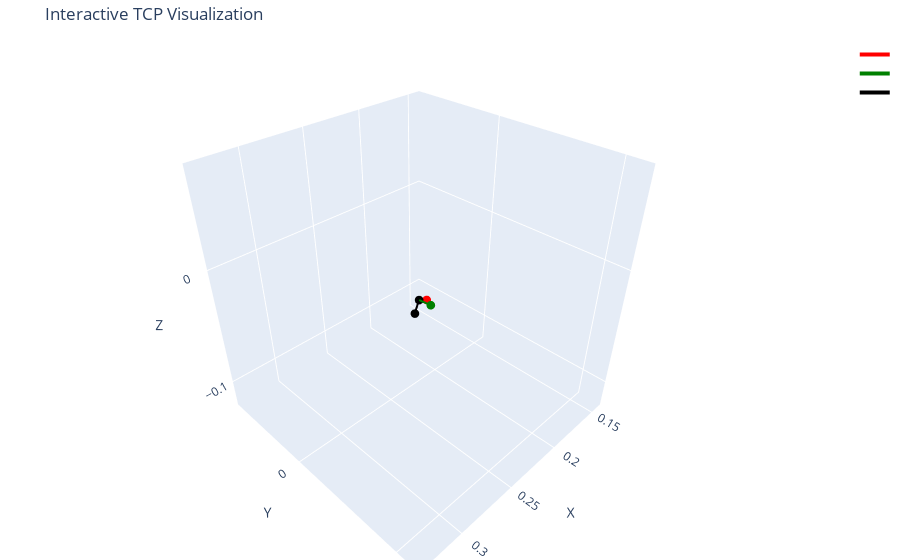

Notebook code for this chart:
### Code cell
def fit_drawing_rotation(poses):
    from scipy.spatial.transform import Rotation as R

    rotvecs = np.array([[p["ee.wx"], p["ee.wy"], p["ee.wz"]] for p in poses])
    R_mats = R.from_rotvec(rotvecs).as_matrix()

    # Average rotation matrix
    R_avg = np.mean(R_mats, axis=0)

    # Re-orthogonalize using SVD
    U, _, Vt = np.linalg.svd(R_avg)
    R_ortho = U @ Vt

    rotvec_avg = R.from_matrix(R_ortho).as_rotvec()
    return rotvec_avg

rotvec_fitted = fit_drawing_rotation(poses)
#compare to previous
print("Fitted rotation vector (radians): ", rotvec_fitted)
rot_mat = R.from_rotvec(rotvec_fitted).as_matrix()
u_fitted = rot_mat[:, 0]
v_fitted = rot_mat[:, 1]
normal_fitted = rot_mat[:, 2]
fig = go.Figure()
fig.add_trace(arrow(origin, u_fitted * 0.01, 'red'))
fig.add_trace(arrow(origin, v_fitted * 0.01, 'green'))
fig.add_trace(arrow(origin, normal_fitted * 0.01, 'black'))
r = 0.1
fig.update_layout(
    scene=dict(
        xaxis=dict(range=[origin[0] - r, origin[0] + r], title='X'),
        yaxis=dict(range=[origin[1] - r, origin[1] + r], title='Y'),
        zaxis=dict(range=[origin[2] - r, origin[2] + r], title='Z'),
        aspectmode='cube'
    ),
    margin=dict(l=0, r=0, t=40, b=0),
    title="Interactive TCP Visualization",
)
fig.show()

### Figure 1 — Plotly figure (JSON) as saved in the notebook; plotly's stock layout.template omitted (floating-point values rounded to 4 significant figures)
{"data": [{"line": {"color": "red", "width": 4}, "marker": {"color": "red", "size": 3}, "mode": "lines+markers", "name": "", "x": [0.2382, 0.2295], "y": [0.01953, 0.01837], "z": [-0.02409, -0.02894], "type": "scatter3d"}, {"line": {"color": "green", "width": 4}, "marker": {"color": "green", "size": 3}, "mode": "lines+markers", "name": "", "x": [0.2382, 0.2369], "y": [0.01953, 0.02945], "z": [-0.02409, -0.0241], "type": "scatter3d"}, {"line": {"color": "black", "width": 4}, "marker": {"color": "black", "size": 3}, "mode": "lines+markers", "name": "", "x": [0.2382, 0.243], "y": [0.01953, 0.02016], "z": [-0.02409, -0.03284], "type": "scatter3d"}], "layout": {"scene": {"xaxis": {"range": [0.1382, 0.3382], "title": {"text": "X"}}, "yaxis": {"range": [-0.08047, 0.1195], "title": {"text": "Y"}}, "zaxis": {"range": [-0.1241, 0.07591], "title": {"text": "Z"}}, "aspectmode": "cube"}, "margin": {"l": 0, "r": 0, "t": 40, "b": 0}, "title": {"text": "Interactive TCP Visualization"}}}
